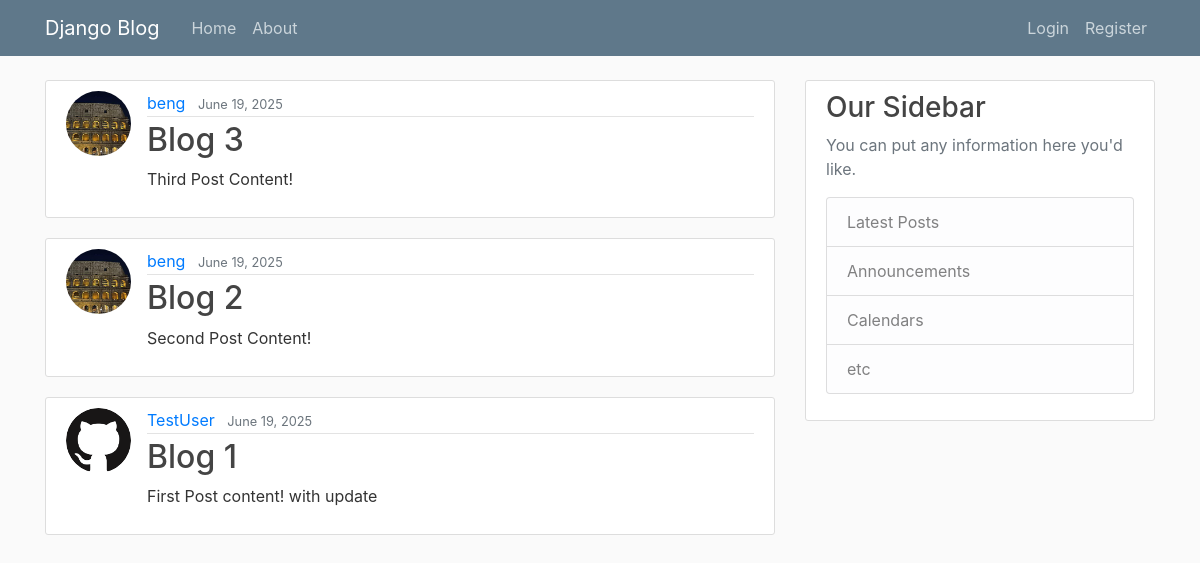
/, run on an earlier commit of the app's database.
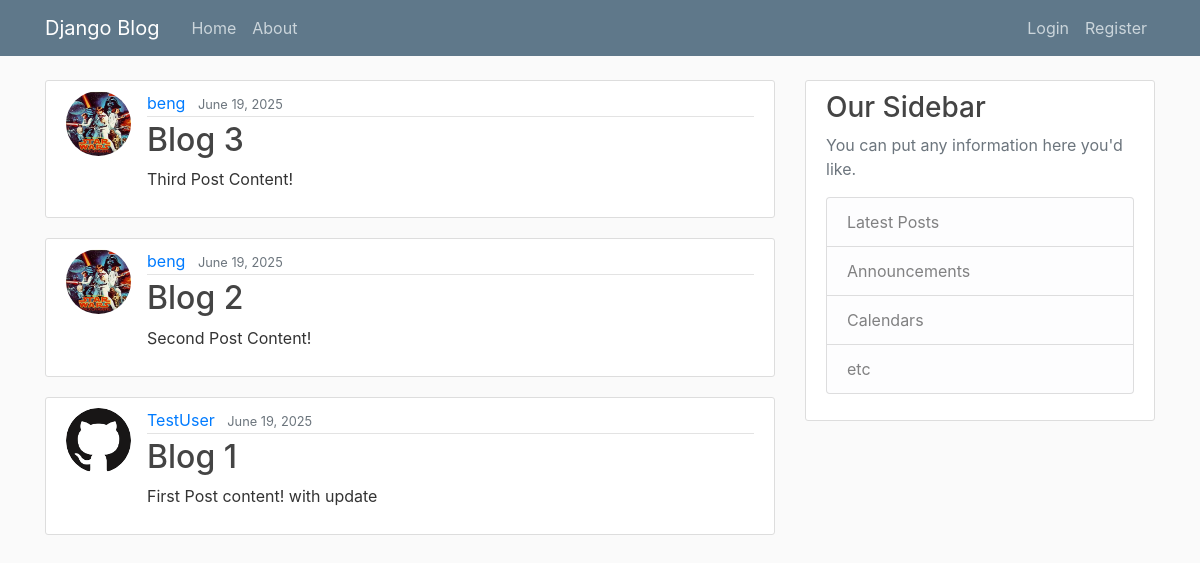
And on a later commit of the database.
### blog/models.py (models this page shows, shortened)
class Post(models.Model):
    title = models.CharField(max_length=100)
    content = models.TextField()
    date_posted = models.DateTimeField(default=timezone.now)
    author = models.ForeignKey(User, on_delete=models.CASCADE)

### users/models.py (models this page shows, shortened)
class Profile(models.Model):
    user = models.OneToOneField(User, on_delete=models.CASCADE)
    image = models.ImageField(default='default.jpg', upload_to='profile_pics')

### blog/views.py (the view)
# urls.py: path('', PostListView.as_view(), name='blog-home'),
class PostListView(ListView):
    model = Post
    template_name = 'blog/home.html'  # <app>/<model>_<viewtype>.html
    context_object_name = 'posts'
    ordering = ['-date_posted']
    paginate_by = 5

### blog/templates/blog/home.html
{% extends "blog/base.html" %}
{% block content %}
    {% for post in posts %}
        <article class="media content-section">
          <div class="media-left">
            <a href="#">
              <img class="rounded-circle article-img" src="{{ post.author.profile.image.url }}" alt="{{ post.author.username }}">
            </a>
          </div>
          <div class="media-body">
            <div class="article-metadata">
              <a class="mr-2" href="#">{{ post.author }}</a>
              <small class="text-muted">{{ post.date_posted | date:"F d, Y" }}</small>
            </div>
            <h2><a class="article-title" href="{% url 'post-detail' post.id %}">{{ post.title }}</a></h2>
            <p class="article-content">{{ post.content }}</p>
          </div>
        </article>
    {% endfor %}
{% endblock content %}

What changed in the data, as far as the page shows it:
changed through a linked row, Post "Blog 3": author.profile.image: a different picture
changed through a linked row, Post "Blog 2": author.profile.image: a different picture
